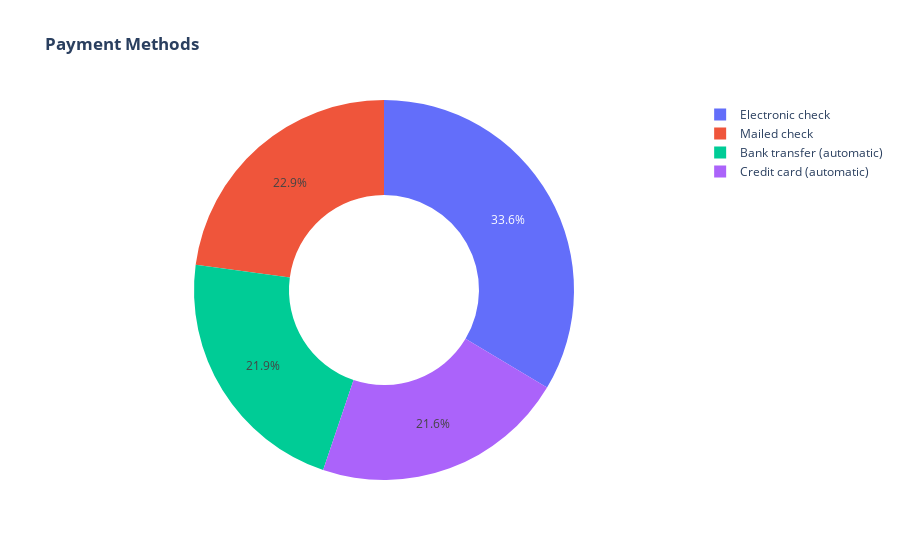

The notebook cell this image was saved under:
### Code cell
labels = data['PaymentMethod'].unique()
values = data['PaymentMethod'].value_counts()
fig = go.Figure(data=[go.Pie(labels=labels, values=values, hole=.5)])
fig.update_layout(title_text="<b>Payment Methods</b>")
fig.show()

### Figure 1 — Plotly figure (JSON) as saved in the notebook; plotly's stock layout.template omitted (floating-point values rounded to 4 significant figures)
{"data": [{"hole": 0.5, "labels": ["Electronic check", "Mailed check", "Bank transfer (automatic)", "Credit card (automatic)"], "type": "pie", "values": [2365, 1612, 1544, 1522]}], "layout": {"title": {"text": "<b>Payment Methods</b>"}}}
